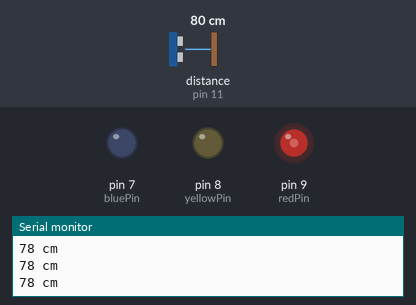
A sketch run on a simulated Arduino Uno, built with avr-gcc and run on an emulated ATmega328P. On the bench: output pins drawn as LEDs (lit = HIGH), the last lines printed to the serial monitor. Wiring (inferred from the names in the program): ultrasonic range finder: trigger pin 10; echo pin 11. The test bench sets the inputs (shaded band); at power-on: distance to the obstacle (sensor on pin 11) 80 cm. The echo pulse lasts 58.3 µs per cm; pins used as bus, display or sensor lines are not drawn.

Above: at 1.2 s.
1.3 s: distance to the obstacle (sensor on pin 11) set to 22 cm
2.8 s: distance to the obstacle (sensor on pin 11) set to 18 cm
At 4.0 s:
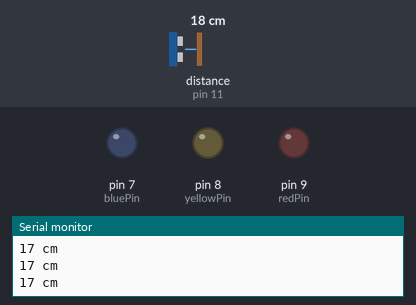
4.3 s: distance to the obstacle (sensor on pin 11) set to 35 cm
At 5.2 s:
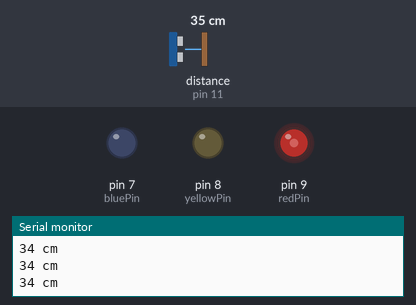
Timing chart, 0 to 7.3 s (numbered marks = the images above; inputs shaded):
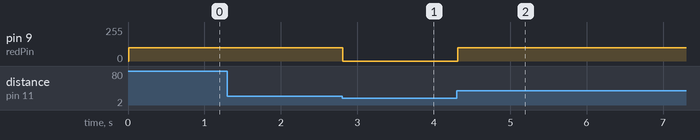

Measured:
- the behaviour switches between 21 and 20 cm on distance to the obstacle (sensor on pin 11) (found by bisection; images 0 and 1)
- after the input at 2.8 s, pin 9 (redPin): 100/255 → 0/255 at once
- after the input at 4.3 s, pin 9 (redPin): 0/255 → 100/255 at once

The sketch:

ultrasonic_sensor1.ino
```cpp
const int trigPin = 10; //constant number declaration that we use for the pin number - does not declare that it is a pin
const int echoPin = 11;
const int bluePin = 7;
const int yellowPin = 8;
const int redPin = 9;
long duration;
int distance;

void setup() {
  // put your setup code here, to run once:
  Serial.begin(9600);
  pinMode(trigPin, OUTPUT);
  pinMode(echoPin, INPUT);
  pinMode(bluePin, OUTPUT);
  pinMode(yellowPin, OUTPUT);
  pinMode(redPin, OUTPUT);
  analogWrite(redPin, LOW);
  analogWrite(bluePin, LOW);
  analogWrite(yellowPin, LOW);

}

int highDist = 20;
int medDist = 10;
int lowDist = 5;

void loop() {
  // put your main code here, to run repeatedly:
  Serial.print(ultrasonic()); //call ultrasonic method
  Serial.println(" cm");

  if(ultrasonic() >= highDist){
    analogWrite(bluePin, 100);
    analogWrite(yellowPin, 100);
    analogWrite(redPin, 100);
  }
  else if(highDist >= ultrasonic() && ultrasonic() >= medDist){
    analogWrite(redPin, LOW);
    analogWrite(bluePin, 100);
    analogWrite(yellowPin, 100);
  }
  else if(lowDist <= ultrasonic() && ultrasonic() <= medDist){
    analogWrite(redPin, LOW);
    analogWrite(bluePin, 100);
    analogWrite(yellowPin, LOW);
  }
  else{
    analogWrite(redPin, LOW);
    analogWrite(bluePin, LOW);
    analogWrite(yellowPin, LOW);
  }
}

int ultrasonic(){
  digitalWrite(trigPin, LOW); //make sure that trigger starts off
  delayMicroseconds(2);
  digitalWrite(trigPin, HIGH); //make trigger send signal
  delayMicroseconds(10);
  digitalWrite(trigPin, LOW); //turns trigger off
  duration = pulseIn(echoPin, HIGH); //checks time from echo
  distance = duration * 0.034 / 2; //use speed of sound to calculate distance
  return distance;
}
```
